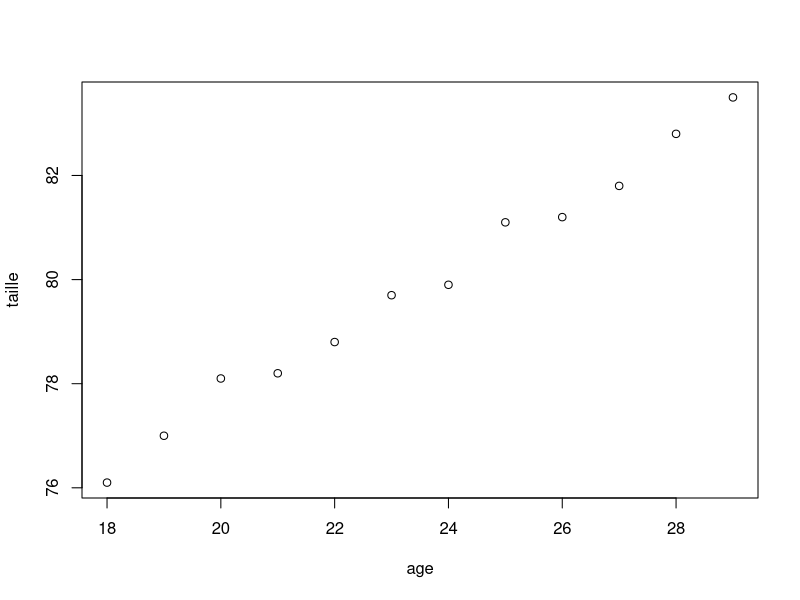
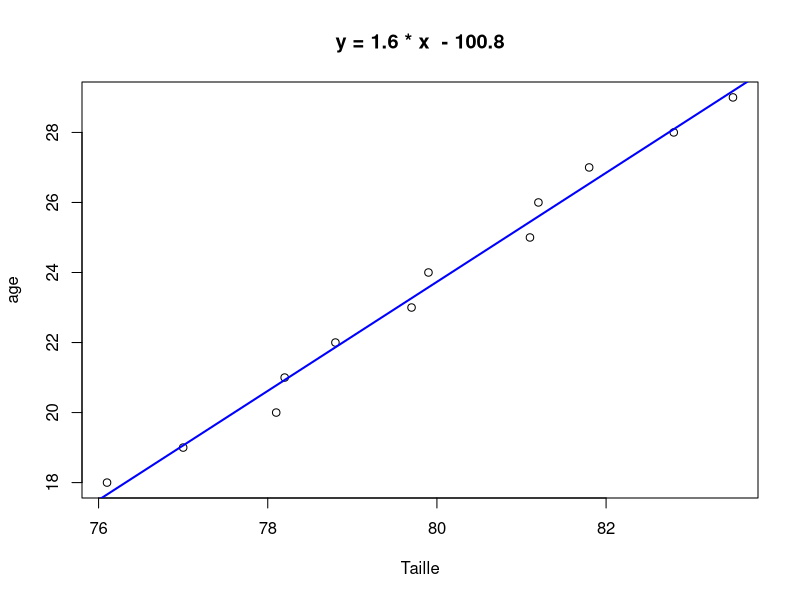

Reproduce these figures in R, in order.
## ---- chunk 1
kalama <- read.table("kalama.txt", header = TRUE, sep = "", dec = ".")

print(kalama)
## ---- chunk 2


print(coeff_correlation <- cor(kalama$taille, kalama$age, method = "pearson"))

## ---- chunk 3

plot(kalama)

## ---- chunk 4




kalama.lm <- lm(age ~ taille, data=kalama)
#par(mfrow=c(2,2), pty="s")
#plot(kalama.lm, which=1:4)
## ---- chunk 5
kalama.lm
## ---- chunk 6


coeff <- coefficients(kalama.lm)

eq <- paste0("y = ", round(coeff[2], 1), " * x ", 
            ifelse(coeff[1] >= 0, " + ", " - "), 
            abs(round(coeff[1], 1)))

plot(kalama$taille, kalama$age, main = eq, 
     xlab = "Taille", ylab = "age") 

abline(kalama.lm, col = "blue", lwd = 2)
## ---- chunk 7

#kalama.lm <- lm(age ~ taille, data=kalama)
#par(mfrow=c(1,1), pty="s")
#plot(kalama.lm, which=1)


model_summary <- summary(kalama.lm)
mse <- model_summary$sigma^2

print(mse)
## ---- chunk 8

